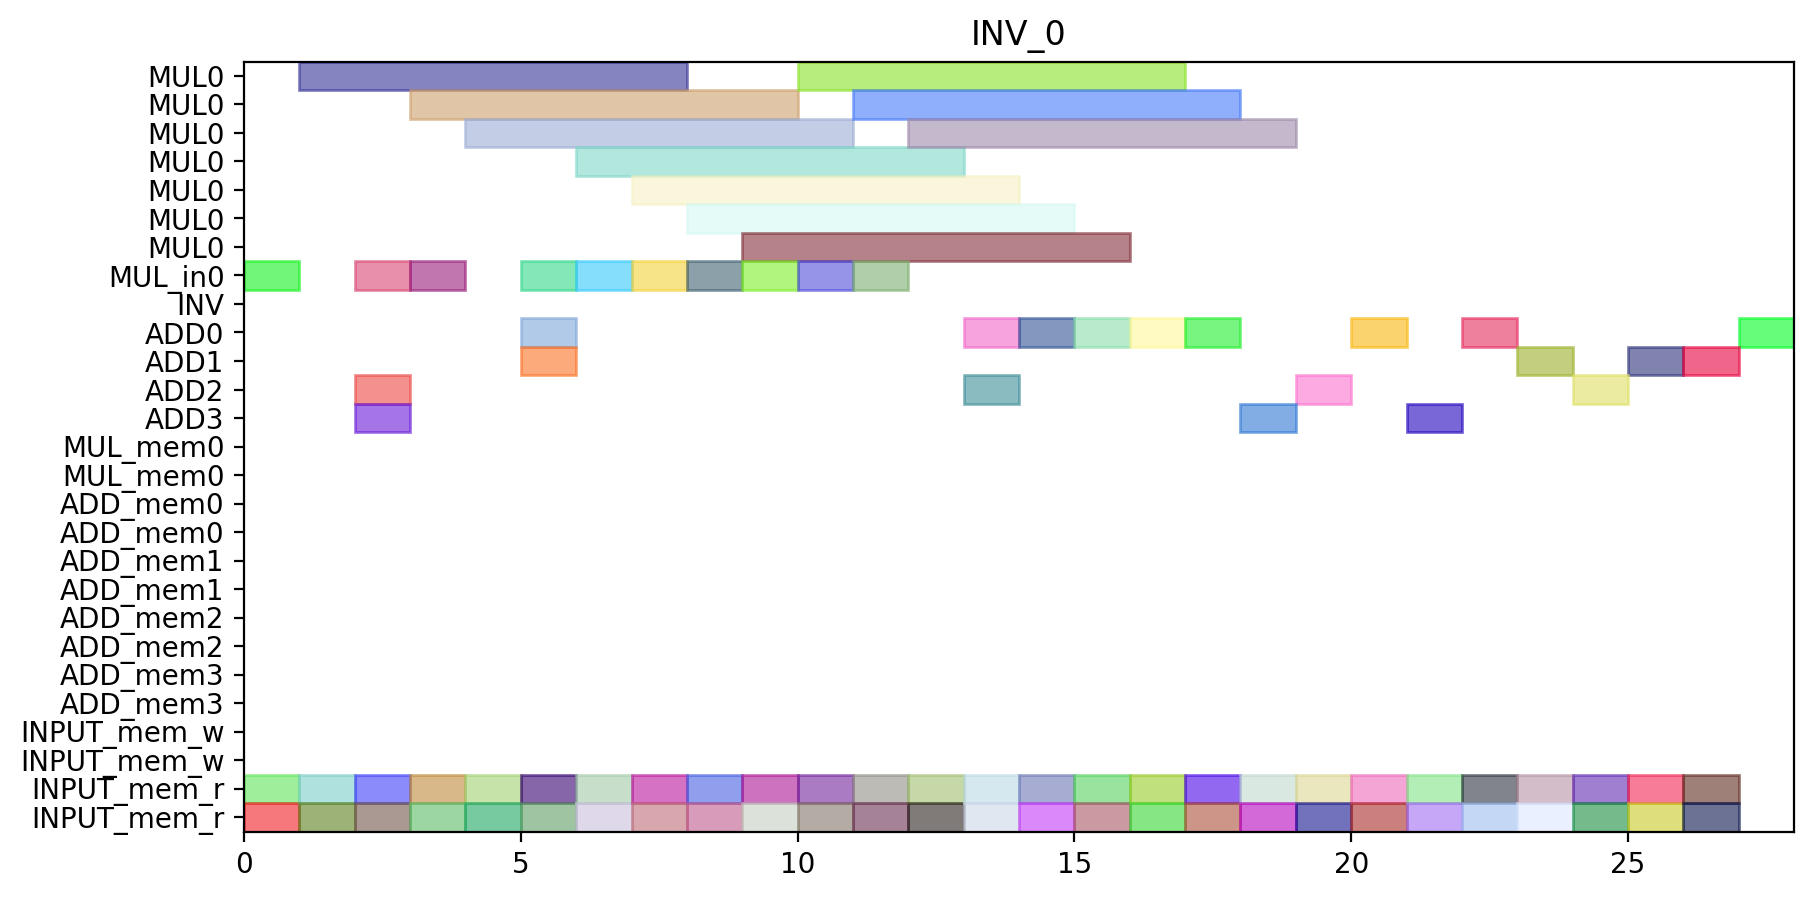

Recreate this plot in Python.
from pyschedule import Scenario, solvers, plotters, alt


def solve():
	horizon = 137
	S = Scenario("INV_0", horizon=horizon)

	# resource
	MUL = S.Resources('MUL', num=1, size=7)
	MUL_in = S.Resources('MUL_in', num=1)
	INV = S.Resource('INV')
	ADD = S.Resources('ADD', num=4, periods=range(1, horizon))
	MUL_mem = S.Resources('MUL_mem', num=1, size=2)
	ADD_mem = S.Resources('ADD_mem', num=4, size=2)
	INPUT_mem_w = S.Resource('INPUT_mem_w', size=2)
	INPUT_mem_r = S.Resource('INPUT_mem_r', size=2)

	# result of previous scheduling

	# new tasks
	c_aa_a1__x00 = S.Task('c_aa_a1__x00', length=1, delay_cost=1)
	c_aa_a1__x00 += alt(ADD)

	c_aa_a1__x00_mem0 = S.Task('c_aa_a1__x00_mem0', length=1, delay_cost=1)
	c_aa_a1__x00_mem0 += INPUT_mem_r
	S += c_aa_a1__x00_mem0 <= c_aa_a1__x00

	c_aa_a1__x10 = S.Task('c_aa_a1__x10', length=1, delay_cost=1)
	c_aa_a1__x10 += alt(ADD)

	c_aa_a1__x10_mem0 = S.Task('c_aa_a1__x10_mem0', length=1, delay_cost=1)
	c_aa_a1__x10_mem0 += INPUT_mem_r
	S += c_aa_a1__x10_mem0 <= c_aa_a1__x10

	c_aa_t10 = S.Task('c_aa_t10', length=1, delay_cost=1)
	c_aa_t10 += alt(ADD)

	c_aa_t10_mem0 = S.Task('c_aa_t10_mem0', length=1, delay_cost=1)
	c_aa_t10_mem0 += INPUT_mem_r
	S += c_aa_t10_mem0 <= c_aa_t10

	c_aa_t10_mem1 = S.Task('c_aa_t10_mem1', length=1, delay_cost=1)
	c_aa_t10_mem1 += INPUT_mem_r
	S += c_aa_t10_mem1 <= c_aa_t10

	c_aa_t11 = S.Task('c_aa_t11', length=1, delay_cost=1)
	c_aa_t11 += alt(ADD)

	c_aa_t11_mem0 = S.Task('c_aa_t11_mem0', length=1, delay_cost=1)
	c_aa_t11_mem0 += INPUT_mem_r
	S += c_aa_t11_mem0 <= c_aa_t11

	c_aa_t11_mem1 = S.Task('c_aa_t11_mem1', length=1, delay_cost=1)
	c_aa_t11_mem1 += INPUT_mem_r
	S += c_aa_t11_mem1 <= c_aa_t11

	c_aa_t3_t0_in = S.Task('c_aa_t3_t0_in', length=1, delay_cost=1)
	c_aa_t3_t0_in += alt(MUL_in)
	c_aa_t3_t0 = S.Task('c_aa_t3_t0', length=7, delay_cost=1)
	c_aa_t3_t0 += alt(MUL)
	S += c_aa_t3_t0>=c_aa_t3_t0_in

	c_aa_t3_t0_mem0 = S.Task('c_aa_t3_t0_mem0', length=1, delay_cost=1)
	c_aa_t3_t0_mem0 += INPUT_mem_r
	S += c_aa_t3_t0_mem0 <= c_aa_t3_t0

	c_aa_t3_t0_mem1 = S.Task('c_aa_t3_t0_mem1', length=1, delay_cost=1)
	c_aa_t3_t0_mem1 += INPUT_mem_r
	S += c_aa_t3_t0_mem1 <= c_aa_t3_t0

	c_aa_t3_t1_in = S.Task('c_aa_t3_t1_in', length=1, delay_cost=1)
	c_aa_t3_t1_in += alt(MUL_in)
	c_aa_t3_t1 = S.Task('c_aa_t3_t1', length=7, delay_cost=1)
	c_aa_t3_t1 += alt(MUL)
	S += c_aa_t3_t1>=c_aa_t3_t1_in

	c_aa_t3_t1_mem0 = S.Task('c_aa_t3_t1_mem0', length=1, delay_cost=1)
	c_aa_t3_t1_mem0 += INPUT_mem_r
	S += c_aa_t3_t1_mem0 <= c_aa_t3_t1

	c_aa_t3_t1_mem1 = S.Task('c_aa_t3_t1_mem1', length=1, delay_cost=1)
	c_aa_t3_t1_mem1 += INPUT_mem_r
	S += c_aa_t3_t1_mem1 <= c_aa_t3_t1

	c_aa_t3_t2 = S.Task('c_aa_t3_t2', length=1, delay_cost=1)
	c_aa_t3_t2 += alt(ADD)

	c_aa_t3_t2_mem0 = S.Task('c_aa_t3_t2_mem0', length=1, delay_cost=1)
	c_aa_t3_t2_mem0 += INPUT_mem_r
	S += c_aa_t3_t2_mem0 <= c_aa_t3_t2

	c_aa_t3_t2_mem1 = S.Task('c_aa_t3_t2_mem1', length=1, delay_cost=1)
	c_aa_t3_t2_mem1 += INPUT_mem_r
	S += c_aa_t3_t2_mem1 <= c_aa_t3_t2

	c_aa_t3_t3 = S.Task('c_aa_t3_t3', length=1, delay_cost=1)
	c_aa_t3_t3 += alt(ADD)

	c_aa_t3_t3_mem0 = S.Task('c_aa_t3_t3_mem0', length=1, delay_cost=1)
	c_aa_t3_t3_mem0 += INPUT_mem_r
	S += c_aa_t3_t3_mem0 <= c_aa_t3_t3

	c_aa_t3_t3_mem1 = S.Task('c_aa_t3_t3_mem1', length=1, delay_cost=1)
	c_aa_t3_t3_mem1 += INPUT_mem_r
	S += c_aa_t3_t3_mem1 <= c_aa_t3_t3

	c_bb_a1__x00 = S.Task('c_bb_a1__x00', length=1, delay_cost=1)
	c_bb_a1__x00 += alt(ADD)

	c_bb_a1__x00_mem0 = S.Task('c_bb_a1__x00_mem0', length=1, delay_cost=1)
	c_bb_a1__x00_mem0 += INPUT_mem_r
	S += c_bb_a1__x00_mem0 <= c_bb_a1__x00

	c_bb_a1__x10 = S.Task('c_bb_a1__x10', length=1, delay_cost=1)
	c_bb_a1__x10 += alt(ADD)

	c_bb_a1__x10_mem0 = S.Task('c_bb_a1__x10_mem0', length=1, delay_cost=1)
	c_bb_a1__x10_mem0 += INPUT_mem_r
	S += c_bb_a1__x10_mem0 <= c_bb_a1__x10

	c_bb_t10 = S.Task('c_bb_t10', length=1, delay_cost=1)
	c_bb_t10 += alt(ADD)

	c_bb_t10_mem0 = S.Task('c_bb_t10_mem0', length=1, delay_cost=1)
	c_bb_t10_mem0 += INPUT_mem_r
	S += c_bb_t10_mem0 <= c_bb_t10

	c_bb_t10_mem1 = S.Task('c_bb_t10_mem1', length=1, delay_cost=1)
	c_bb_t10_mem1 += INPUT_mem_r
	S += c_bb_t10_mem1 <= c_bb_t10

	c_bb_t11 = S.Task('c_bb_t11', length=1, delay_cost=1)
	c_bb_t11 += alt(ADD)

	c_bb_t11_mem0 = S.Task('c_bb_t11_mem0', length=1, delay_cost=1)
	c_bb_t11_mem0 += INPUT_mem_r
	S += c_bb_t11_mem0 <= c_bb_t11

	c_bb_t11_mem1 = S.Task('c_bb_t11_mem1', length=1, delay_cost=1)
	c_bb_t11_mem1 += INPUT_mem_r
	S += c_bb_t11_mem1 <= c_bb_t11

	c_bb_t3_t0_in = S.Task('c_bb_t3_t0_in', length=1, delay_cost=1)
	c_bb_t3_t0_in += alt(MUL_in)
	c_bb_t3_t0 = S.Task('c_bb_t3_t0', length=7, delay_cost=1)
	c_bb_t3_t0 += alt(MUL)
	S += c_bb_t3_t0>=c_bb_t3_t0_in

	c_bb_t3_t0_mem0 = S.Task('c_bb_t3_t0_mem0', length=1, delay_cost=1)
	c_bb_t3_t0_mem0 += INPUT_mem_r
	S += c_bb_t3_t0_mem0 <= c_bb_t3_t0

	c_bb_t3_t0_mem1 = S.Task('c_bb_t3_t0_mem1', length=1, delay_cost=1)
	c_bb_t3_t0_mem1 += INPUT_mem_r
	S += c_bb_t3_t0_mem1 <= c_bb_t3_t0

	c_bb_t3_t1_in = S.Task('c_bb_t3_t1_in', length=1, delay_cost=1)
	c_bb_t3_t1_in += alt(MUL_in)
	c_bb_t3_t1 = S.Task('c_bb_t3_t1', length=7, delay_cost=1)
	c_bb_t3_t1 += alt(MUL)
	S += c_bb_t3_t1>=c_bb_t3_t1_in

	c_bb_t3_t1_mem0 = S.Task('c_bb_t3_t1_mem0', length=1, delay_cost=1)
	c_bb_t3_t1_mem0 += INPUT_mem_r
	S += c_bb_t3_t1_mem0 <= c_bb_t3_t1

	c_bb_t3_t1_mem1 = S.Task('c_bb_t3_t1_mem1', length=1, delay_cost=1)
	c_bb_t3_t1_mem1 += INPUT_mem_r
	S += c_bb_t3_t1_mem1 <= c_bb_t3_t1

	c_bb_t3_t2 = S.Task('c_bb_t3_t2', length=1, delay_cost=1)
	c_bb_t3_t2 += alt(ADD)

	c_bb_t3_t2_mem0 = S.Task('c_bb_t3_t2_mem0', length=1, delay_cost=1)
	c_bb_t3_t2_mem0 += INPUT_mem_r
	S += c_bb_t3_t2_mem0 <= c_bb_t3_t2

	c_bb_t3_t2_mem1 = S.Task('c_bb_t3_t2_mem1', length=1, delay_cost=1)
	c_bb_t3_t2_mem1 += INPUT_mem_r
	S += c_bb_t3_t2_mem1 <= c_bb_t3_t2

	c_bb_t3_t3 = S.Task('c_bb_t3_t3', length=1, delay_cost=1)
	c_bb_t3_t3 += alt(ADD)

	c_bb_t3_t3_mem0 = S.Task('c_bb_t3_t3_mem0', length=1, delay_cost=1)
	c_bb_t3_t3_mem0 += INPUT_mem_r
	S += c_bb_t3_t3_mem0 <= c_bb_t3_t3

	c_bb_t3_t3_mem1 = S.Task('c_bb_t3_t3_mem1', length=1, delay_cost=1)
	c_bb_t3_t3_mem1 += INPUT_mem_r
	S += c_bb_t3_t3_mem1 <= c_bb_t3_t3

	c_cc_a1__x00 = S.Task('c_cc_a1__x00', length=1, delay_cost=1)
	c_cc_a1__x00 += alt(ADD)

	c_cc_a1__x00_mem0 = S.Task('c_cc_a1__x00_mem0', length=1, delay_cost=1)
	c_cc_a1__x00_mem0 += INPUT_mem_r
	S += c_cc_a1__x00_mem0 <= c_cc_a1__x00

	c_cc_a1__x10 = S.Task('c_cc_a1__x10', length=1, delay_cost=1)
	c_cc_a1__x10 += alt(ADD)

	c_cc_a1__x10_mem0 = S.Task('c_cc_a1__x10_mem0', length=1, delay_cost=1)
	c_cc_a1__x10_mem0 += INPUT_mem_r
	S += c_cc_a1__x10_mem0 <= c_cc_a1__x10

	c_cc_t10 = S.Task('c_cc_t10', length=1, delay_cost=1)
	c_cc_t10 += alt(ADD)

	c_cc_t10_mem0 = S.Task('c_cc_t10_mem0', length=1, delay_cost=1)
	c_cc_t10_mem0 += INPUT_mem_r
	S += c_cc_t10_mem0 <= c_cc_t10

	c_cc_t10_mem1 = S.Task('c_cc_t10_mem1', length=1, delay_cost=1)
	c_cc_t10_mem1 += INPUT_mem_r
	S += c_cc_t10_mem1 <= c_cc_t10

	c_cc_t11 = S.Task('c_cc_t11', length=1, delay_cost=1)
	c_cc_t11 += alt(ADD)

	c_cc_t11_mem0 = S.Task('c_cc_t11_mem0', length=1, delay_cost=1)
	c_cc_t11_mem0 += INPUT_mem_r
	S += c_cc_t11_mem0 <= c_cc_t11

	c_cc_t11_mem1 = S.Task('c_cc_t11_mem1', length=1, delay_cost=1)
	c_cc_t11_mem1 += INPUT_mem_r
	S += c_cc_t11_mem1 <= c_cc_t11

	c_cc_t3_t0_in = S.Task('c_cc_t3_t0_in', length=1, delay_cost=1)
	c_cc_t3_t0_in += alt(MUL_in)
	c_cc_t3_t0 = S.Task('c_cc_t3_t0', length=7, delay_cost=1)
	c_cc_t3_t0 += alt(MUL)
	S += c_cc_t3_t0>=c_cc_t3_t0_in

	c_cc_t3_t0_mem0 = S.Task('c_cc_t3_t0_mem0', length=1, delay_cost=1)
	c_cc_t3_t0_mem0 += INPUT_mem_r
	S += c_cc_t3_t0_mem0 <= c_cc_t3_t0

	c_cc_t3_t0_mem1 = S.Task('c_cc_t3_t0_mem1', length=1, delay_cost=1)
	c_cc_t3_t0_mem1 += INPUT_mem_r
	S += c_cc_t3_t0_mem1 <= c_cc_t3_t0

	c_cc_t3_t1_in = S.Task('c_cc_t3_t1_in', length=1, delay_cost=1)
	c_cc_t3_t1_in += alt(MUL_in)
	c_cc_t3_t1 = S.Task('c_cc_t3_t1', length=7, delay_cost=1)
	c_cc_t3_t1 += alt(MUL)
	S += c_cc_t3_t1>=c_cc_t3_t1_in

	c_cc_t3_t1_mem0 = S.Task('c_cc_t3_t1_mem0', length=1, delay_cost=1)
	c_cc_t3_t1_mem0 += INPUT_mem_r
	S += c_cc_t3_t1_mem0 <= c_cc_t3_t1

	c_cc_t3_t1_mem1 = S.Task('c_cc_t3_t1_mem1', length=1, delay_cost=1)
	c_cc_t3_t1_mem1 += INPUT_mem_r
	S += c_cc_t3_t1_mem1 <= c_cc_t3_t1

	c_cc_t3_t2 = S.Task('c_cc_t3_t2', length=1, delay_cost=1)
	c_cc_t3_t2 += alt(ADD)

	c_cc_t3_t2_mem0 = S.Task('c_cc_t3_t2_mem0', length=1, delay_cost=1)
	c_cc_t3_t2_mem0 += INPUT_mem_r
	S += c_cc_t3_t2_mem0 <= c_cc_t3_t2

	c_cc_t3_t2_mem1 = S.Task('c_cc_t3_t2_mem1', length=1, delay_cost=1)
	c_cc_t3_t2_mem1 += INPUT_mem_r
	S += c_cc_t3_t2_mem1 <= c_cc_t3_t2

	c_cc_t3_t3 = S.Task('c_cc_t3_t3', length=1, delay_cost=1)
	c_cc_t3_t3 += alt(ADD)

	c_cc_t3_t3_mem0 = S.Task('c_cc_t3_t3_mem0', length=1, delay_cost=1)
	c_cc_t3_t3_mem0 += INPUT_mem_r
	S += c_cc_t3_t3_mem0 <= c_cc_t3_t3

	c_cc_t3_t3_mem1 = S.Task('c_cc_t3_t3_mem1', length=1, delay_cost=1)
	c_cc_t3_t3_mem1 += INPUT_mem_r
	S += c_cc_t3_t3_mem1 <= c_cc_t3_t3

	c_ab_t0_t0_in = S.Task('c_ab_t0_t0_in', length=1, delay_cost=1)
	c_ab_t0_t0_in += alt(MUL_in)
	c_ab_t0_t0 = S.Task('c_ab_t0_t0', length=7, delay_cost=1)
	c_ab_t0_t0 += alt(MUL)
	S += c_ab_t0_t0>=c_ab_t0_t0_in

	c_ab_t0_t0_mem0 = S.Task('c_ab_t0_t0_mem0', length=1, delay_cost=1)
	c_ab_t0_t0_mem0 += INPUT_mem_r
	S += c_ab_t0_t0_mem0 <= c_ab_t0_t0

	c_ab_t0_t0_mem1 = S.Task('c_ab_t0_t0_mem1', length=1, delay_cost=1)
	c_ab_t0_t0_mem1 += INPUT_mem_r
	S += c_ab_t0_t0_mem1 <= c_ab_t0_t0

	c_ab_t0_t1_in = S.Task('c_ab_t0_t1_in', length=1, delay_cost=1)
	c_ab_t0_t1_in += alt(MUL_in)
	c_ab_t0_t1 = S.Task('c_ab_t0_t1', length=7, delay_cost=1)
	c_ab_t0_t1 += alt(MUL)
	S += c_ab_t0_t1>=c_ab_t0_t1_in

	c_ab_t0_t1_mem0 = S.Task('c_ab_t0_t1_mem0', length=1, delay_cost=1)
	c_ab_t0_t1_mem0 += INPUT_mem_r
	S += c_ab_t0_t1_mem0 <= c_ab_t0_t1

	c_ab_t0_t1_mem1 = S.Task('c_ab_t0_t1_mem1', length=1, delay_cost=1)
	c_ab_t0_t1_mem1 += INPUT_mem_r
	S += c_ab_t0_t1_mem1 <= c_ab_t0_t1

	c_ab_t0_t2 = S.Task('c_ab_t0_t2', length=1, delay_cost=1)
	c_ab_t0_t2 += alt(ADD)

	c_ab_t0_t2_mem0 = S.Task('c_ab_t0_t2_mem0', length=1, delay_cost=1)
	c_ab_t0_t2_mem0 += INPUT_mem_r
	S += c_ab_t0_t2_mem0 <= c_ab_t0_t2

	c_ab_t0_t2_mem1 = S.Task('c_ab_t0_t2_mem1', length=1, delay_cost=1)
	c_ab_t0_t2_mem1 += INPUT_mem_r
	S += c_ab_t0_t2_mem1 <= c_ab_t0_t2

	c_ab_t0_t3 = S.Task('c_ab_t0_t3', length=1, delay_cost=1)
	c_ab_t0_t3 += alt(ADD)

	c_ab_t0_t3_mem0 = S.Task('c_ab_t0_t3_mem0', length=1, delay_cost=1)
	c_ab_t0_t3_mem0 += INPUT_mem_r
	S += c_ab_t0_t3_mem0 <= c_ab_t0_t3

	c_ab_t0_t3_mem1 = S.Task('c_ab_t0_t3_mem1', length=1, delay_cost=1)
	c_ab_t0_t3_mem1 += INPUT_mem_r
	S += c_ab_t0_t3_mem1 <= c_ab_t0_t3

	c_ab_t1_t0_in = S.Task('c_ab_t1_t0_in', length=1, delay_cost=1)
	c_ab_t1_t0_in += alt(MUL_in)
	c_ab_t1_t0 = S.Task('c_ab_t1_t0', length=7, delay_cost=1)
	c_ab_t1_t0 += alt(MUL)
	S += c_ab_t1_t0>=c_ab_t1_t0_in

	c_ab_t1_t0_mem0 = S.Task('c_ab_t1_t0_mem0', length=1, delay_cost=1)
	c_ab_t1_t0_mem0 += INPUT_mem_r
	S += c_ab_t1_t0_mem0 <= c_ab_t1_t0

	c_ab_t1_t0_mem1 = S.Task('c_ab_t1_t0_mem1', length=1, delay_cost=1)
	c_ab_t1_t0_mem1 += INPUT_mem_r
	S += c_ab_t1_t0_mem1 <= c_ab_t1_t0

	c_ab_t1_t1_in = S.Task('c_ab_t1_t1_in', length=1, delay_cost=1)
	c_ab_t1_t1_in += alt(MUL_in)
	c_ab_t1_t1 = S.Task('c_ab_t1_t1', length=7, delay_cost=1)
	c_ab_t1_t1 += alt(MUL)
	S += c_ab_t1_t1>=c_ab_t1_t1_in

	c_ab_t1_t1_mem0 = S.Task('c_ab_t1_t1_mem0', length=1, delay_cost=1)
	c_ab_t1_t1_mem0 += INPUT_mem_r
	S += c_ab_t1_t1_mem0 <= c_ab_t1_t1

	c_ab_t1_t1_mem1 = S.Task('c_ab_t1_t1_mem1', length=1, delay_cost=1)
	c_ab_t1_t1_mem1 += INPUT_mem_r
	S += c_ab_t1_t1_mem1 <= c_ab_t1_t1

	solvers.mip.solve(S,msg=1,kind='CPLEX',ratio_gap=1.01)

	solution = [['hoge']*len(S.solution()[1]) for i in range(len(S.solution()))]
	for i in range(len(S.solution())):
		for j in range(len(S.solution()[i])):
			solution[i][j]=str(S.solution()[i][j])
	print(solution)

	cycles = int(solution[-1][3])

	pic_file_name = "/home/mfukuda/pairing_automation_design2/bls12-1150/scheduling/INV_mul1_add4/INV_0.png"
	if(S.solution() != []):
		plotters.matplotlib.plot(S,img_filename=pic_file_name, vertical_text=True, fig_size=(cycles*0.25+3, 5), show_task_labels=False)

	return solution
